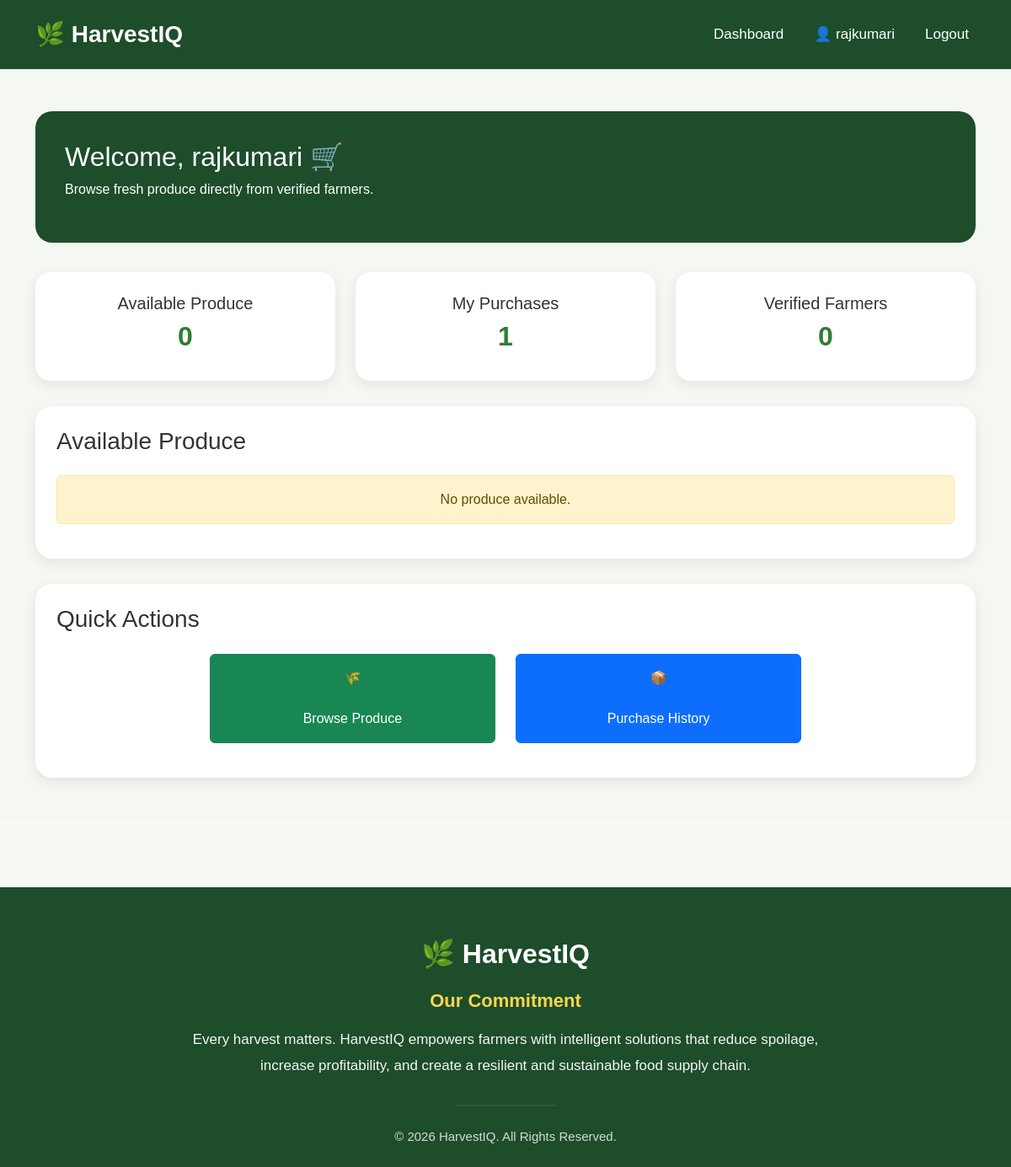
Before: /buyer_dashboard (signed in) with the older database file.
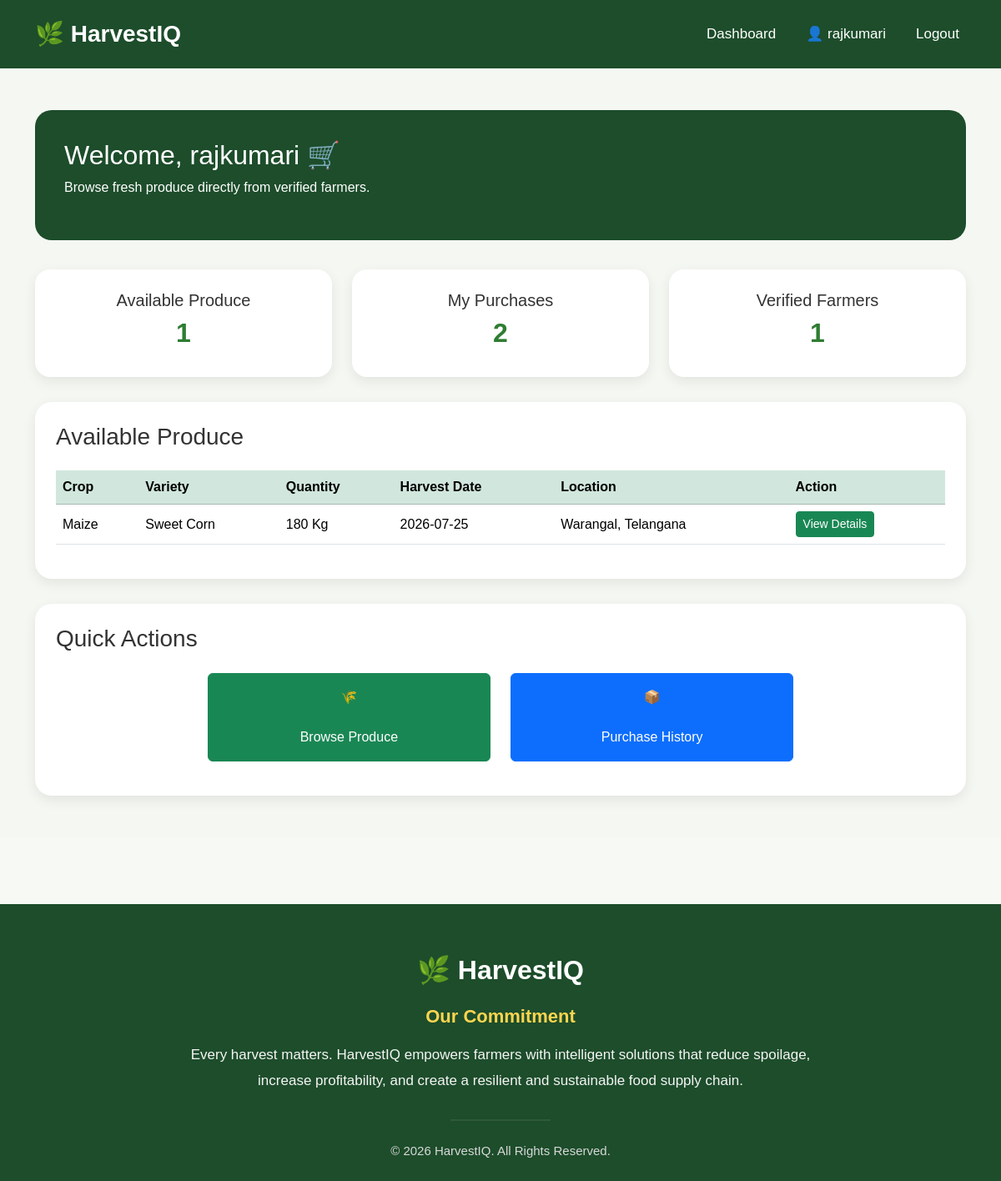
After: the same page with the newer database file.
### app.py (models this page shows)
class ProduceBatch(db.Model):
    __tablename__ = "produce_batches"
    id = db.Column(db.Integer, primary_key=True)
    farmer_id = db.Column(
        db.Integer,
        db.ForeignKey("farmers.id"),
        nullable=False
    )
    crop_name = db.Column(db.String(50))
    variety = db.Column(db.String(50))
    quantity = db.Column(db.Integer)
    unit = db.Column(db.String(20))
    harvest_date = db.Column(db.Date)
    farm_location = db.Column(db.String(200))
    status = db.Column(
        db.String(30),
        default="Registered"
    )
    farmer = db.relationship(
        "Farmer",
        back_populates="produce_batches"
    )
    quality = db.relationship(
        "QualityInspection",
        back_populates="batch",
        uselist=False,
        lazy=True
    )
    shelf_life = db.relationship(
        "ShelfLifePrediction",
        back_populates="batch",
        uselist=False,
        lazy=True
    )
    storage = db.relationship(
        "StorageRecord",
        back_populates="batch",
        lazy=True
    )
    deliveries = db.relationship(
        "Delivery",
        back_populates="batch",
        lazy=True
    )
    recommendation = db.relationship(
        "Recommendation",
        back_populates="batch",
        uselist=False,
        lazy=True
    )
    sale = db.relationship(
        "Sale",
        back_populates="batch",
        uselist=False,
        lazy=True
    )

### app.py (the view)
@app.route("/buyer_dashboard")
def buyer_dashboard():
    if "user_id" not in session:
        flash("Please login first.", "warning")
        return redirect(url_for("login"))
    buyer = Buyer.query.filter_by(
        user_id=session["user_id"]
    ).first_or_404()
    available_batches = ProduceBatch.query.filter(
        ProduceBatch.status != "Sold"
    ).all()
    total_available = len(available_batches)
    return render_template(
        "buyer_dashboard.html",
        buyer=buyer,
        total_available=total_available,
        available_batches=available_batches[:5]
    )

### templates/buyer_dashboard.html (shortened to what this page needs)
{% extends "base.html" %}
{% block content %}
<div class="dashboard">
    <div class="container">
        <div class="welcome-card">
            <h2>
                Welcome,
                {{ buyer.user.full_name }}
                🛒
            </h2>
            <p>
                Browse fresh produce directly from verified farmers.
            </p>
        </div>
        <div class="row">
            <div class="col-md-4">
                <div class="stat-card">
                    <h5>
                        Available Produce
                    </h5>
                    <h2>
                        {{ total_available }}
                    </h2>
                </div>
            </div>
            <div class="col-md-4">
                <div class="stat-card">
                    <h5>
                        My Purchases
                    </h5>
                    <h2>
                        {{ buyer.purchases|length }}
                    </h2>
                </div>
            </div>
            <div class="col-md-4">
                <div class="stat-card">
                    <h5>
                        Verified Farmers
                    </h5>
                    <h2>
                        {{ available_batches|length }}
                    </h2>
                </div>
            </div>
        </div>
        <div class="section-box">
            <h3 class="mb-4">Available Produce</h3>
            {% if available_batches %}
            <table class="table table-hover align-middle">
                <thead class="table-success">
                    <tr>
                        <th>Crop</th>
                        <th>Variety</th>
                        <th>Quantity</th>
                        <th>Harvest Date</th>
                        <th>Location</th>
                        <th>Action</th>
                    </tr>
                </thead>
                <tbody>
                    {% for batch in available_batches %}
                    <tr>
                        <td>{{ batch.crop_name }}</td>
                        <td>{{ batch.variety }}</td>
                        <td>{{ batch.quantity }} {{ batch.unit }}</td>
                        <td>{{ batch.harvest_date }}</td>
                        <td>{{ batch.farm_location }}</td>
                        <td>
                            <a href="{{ url_for('view_produce', batch_id=batch.id) }}" class="btn btn-success btn-sm">
                                View Details
                            </a>
                        </td>
                    </tr>
                    {% endfor %}
                </tbody>
            </table>
            {% else %}
            <div class="alert alert-warning text-center">
                No produce available.
            </div>
            {% endif %}
        </div>
        <div class="section-box">
            <h3 class="mb-4">Quick Actions</h3>
            <div class="row justify-content-center text-center">
                <div class="col-md-4 mb-3">
                    <a href="{{ url_for('available_produce') }}" class="btn btn-success w-100 py-3">
                        🌾<br><br>
                        Browse Produce
                    </a>
                </div>
                <div class="col-md-4 mb-3">
                    <a href="{{ url_for('purchase_history') }}" class="btn btn-primary w-100 py-3">
                        📦<br><br>
                        Purchase History
                    </a>
                </div>
            </div>
        </div>
    </div>
</div>
{% endblock %}

Changed rows visible on the page:
added ProduceBatch: crop_name "Maize", variety "Sweet Corn", quantity "180", unit "Kg", harvest_date "2026-07-25", farm_location "Warangal, Telangana"
Other visible differences:
{{ total_available }}: "0" → "1"
{{ buyer.purchases|length }}: "1" → "2"
{{ available_batches|length }}: "0" → "1"
text no longer shown: "No produce available."
text now shown: "Crop Variety Quantity Harvest Date Location Action"
